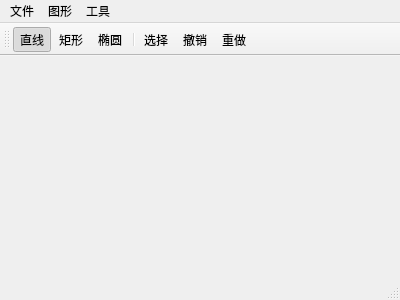
<?xml version="1.0" encoding="UTF-8"?>
<ui version="4.0">
 <class>MainWindow</class>
 <widget class="QMainWindow" name="MainWindow">
  <property name="geometry">
   <rect>
    <x>0</x>
    <y>0</y>
    <width>400</width>
    <height>300</height>
   </rect>
  </property>
  <property name="windowTitle">
   <string>MainWindow</string>
  </property>
  <widget class="QWidget" name="centralWidget"/>
  <widget class="QMenuBar" name="menuBar">
   <property name="geometry">
    <rect>
     <x>0</x>
     <y>0</y>
     <width>400</width>
     <height>23</height>
    </rect>
   </property>
   <widget class="QMenu" name="menu">
    <property name="title">
     <string>图形</string>
    </property>
    <addaction name="act_line"/>
    <addaction name="act_ecl"/>
    <addaction name="act_rect"/>
   </widget>
   <widget class="QMenu" name="menu_2">
    <property name="title">
     <string>工具</string>
    </property>
    <addaction name="act_sel"/>
    <addaction name="act_redo"/>
    <addaction name="act_undo"/>
   </widget>
   <widget class="QMenu" name="menu_3">
    <property name="title">
     <string>文件</string>
    </property>
    <addaction name="act_open"/>
    <addaction name="act_save"/>
   </widget>
   <addaction name="menu_3"/>
   <addaction name="menu"/>
   <addaction name="menu_2"/>
  </widget>
  <widget class="QToolBar" name="mainToolBar">
   <attribute name="toolBarArea">
    <enum>TopToolBarArea</enum>
   </attribute>
   <attribute name="toolBarBreak">
    <bool>false</bool>
   </attribute>
   <addaction name="act_line"/>
   <addaction name="act_rect"/>
   <addaction name="act_ecl"/>
   <addaction name="separator"/>
   <addaction name="act_sel"/>
   <addaction name="act_undo"/>
   <addaction name="act_redo"/>
  </widget>
  <widget class="QStatusBar" name="statusBar"/>
  <action name="act_line">
   <property name="checkable">
    <bool>true</bool>
   </property>
   <property name="checked">
    <bool>true</bool>
   </property>
   <property name="icon">
    <iconset resource="res.qrc">
     <normaloff>:/new/img/res/line.bmp</normaloff>:/new/img/res/line.bmp</iconset>
   </property>
   <property name="text">
    <string>直线</string>
   </property>
  </action>
  <action name="act_ecl">
   <property name="checkable">
    <bool>true</bool>
   </property>
   <property name="icon">
    <iconset resource="res.qrc">
     <normaloff>:/new/img/res/ellc.bmp</normaloff>:/new/img/res/ellc.bmp</iconset>
   </property>
   <property name="text">
    <string>椭圆</string>
   </property>
  </action>
  <action name="act_rect">
   <property name="checkable">
    <bool>true</bool>
   </property>
   <property name="icon">
    <iconset resource="res.qrc">
     <normaloff>:/new/img/res/rect.bmp</normaloff>:/new/img/res/rect.bmp</iconset>
   </property>
   <property name="text">
    <string>矩形</string>
   </property>
  </action>
  <action name="act_sel">
   <property name="checkable">
    <bool>true</bool>
   </property>
   <property name="text">
    <string>选择</string>
   </property>
  </action>
  <action name="act_redo">
   <property name="text">
    <string>重做</string>
   </property>
   <property name="shortcut">
    <string>Ctrl+Y</string>
   </property>
  </action>
  <action name="act_undo">
   <property name="text">
    <string>撤销</string>
   </property>
   <property name="shortcut">
    <string>Ctrl+Z</string>
   </property>
  </action>
  <action name="act_open">
   <property name="text">
    <string>打开</string>
   </property>
  </action>
  <action name="act_save">
   <property name="text">
    <string>保存</string>
   </property>
  </action>
 </widget>
 <layoutdefault spacing="6" margin="11"/>
 <resources>
  <include location="res.qrc"/>
 </resources>
 <connections/>
</ui>
